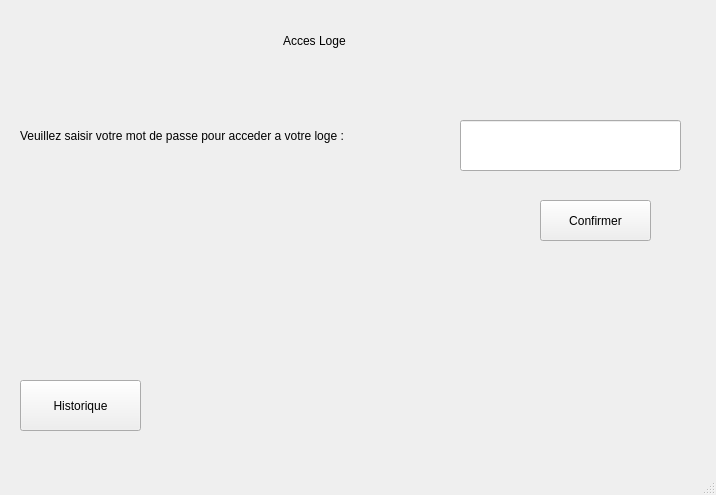
<?xml version="1.0" encoding="UTF-8"?>
<ui version="4.0">
 <class>MainWindow</class>
 <widget class="QMainWindow" name="MainWindow">
  <property name="geometry">
   <rect>
    <x>0</x>
    <y>0</y>
    <width>716</width>
    <height>495</height>
   </rect>
  </property>
  <property name="windowTitle">
   <string>MainWindow</string>
  </property>
  <widget class="QWidget" name="centralwidget">
   <widget class="QLabel" name="label">
    <property name="geometry">
     <rect>
      <x>80</x>
      <y>20</y>
      <width>531</width>
      <height>41</height>
     </rect>
    </property>
    <property name="styleSheet">
     <string notr="true">QLabel
{
font: 19pt &quot;Arial&quot;;
padding-left: 200;
}</string>
    </property>
    <property name="text">
     <string>Acces Loge</string>
    </property>
   </widget>
   <widget class="QPushButton" name="pushButton">
    <property name="geometry">
     <rect>
      <x>20</x>
      <y>380</y>
      <width>121</width>
      <height>51</height>
     </rect>
    </property>
    <property name="styleSheet">
     <string notr="true">QPushButton
{
	font: 12pt &quot;Arial&quot;;
}</string>
    </property>
    <property name="text">
     <string>Historique</string>
    </property>
   </widget>
   <widget class="QLabel" name="label_2">
    <property name="geometry">
     <rect>
      <x>20</x>
      <y>110</y>
      <width>451</width>
      <height>51</height>
     </rect>
    </property>
    <property name="styleSheet">
     <string notr="true">QLabel
{
	font: 11pt &quot;Arial&quot;;
}</string>
    </property>
    <property name="text">
     <string>Veuillez saisir votre mot de passe pour acceder a votre loge :</string>
    </property>
   </widget>
   <widget class="QPushButton" name="pushButton_2">
    <property name="geometry">
     <rect>
      <x>540</x>
      <y>200</y>
      <width>111</width>
      <height>41</height>
     </rect>
    </property>
    <property name="styleSheet">
     <string notr="true">QPushButton
{
font: 12pt &quot;Arial&quot;;
}</string>
    </property>
    <property name="text">
     <string>Confirmer</string>
    </property>
   </widget>
   <widget class="QLineEdit" name="password">
    <property name="geometry">
     <rect>
      <x>460</x>
      <y>120</y>
      <width>221</width>
      <height>51</height>
     </rect>
    </property>
    <property name="styleSheet">
     <string notr="true">QLineEdit
{
font: 12pt &quot;Arial&quot;;
}</string>
    </property>
   </widget>
  </widget>
  <widget class="QMenuBar" name="menubar">
   <property name="geometry">
    <rect>
     <x>0</x>
     <y>0</y>
     <width>716</width>
     <height>22</height>
    </rect>
   </property>
  </widget>
  <widget class="QStatusBar" name="statusbar"/>
 </widget>
 <resources/>
 <connections/>
</ui>
